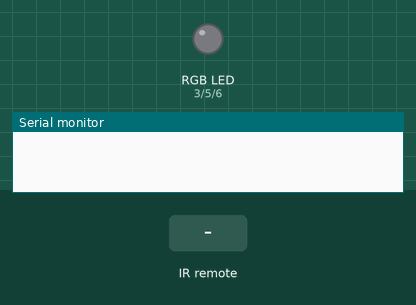
Bench run of a sketch on a simulated Arduino Uno, built with avr-gcc and run on an emulated ATmega328P. Shown: an RGB LED mixed from three pins (HIGH = lit), the last lines printed to the serial monitor. The inputs (shaded band) are chosen by the test bench. Dim RGB values are drawn brighter than linear.

Above: at 1.2 s.
1.3 s: infrared code 0x807F8877 received
At 1.83 s:
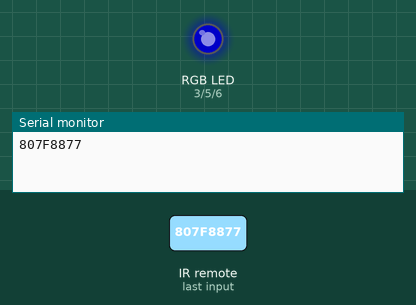
4.3 s: infrared code 0x807F40BF received
At 4.86 s:
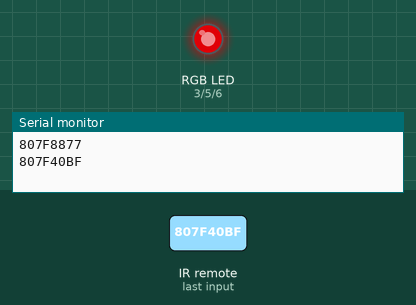
At 5.48 s:
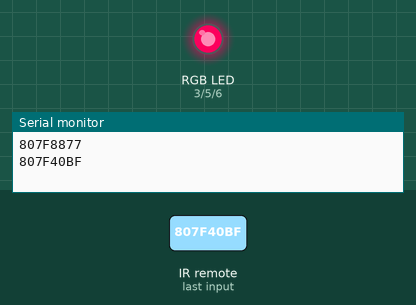
7.3 s: infrared code 0x807F08F7 received
Timing chart, 0 to 16.3 s (numbered marks = the images above; inputs shaded):
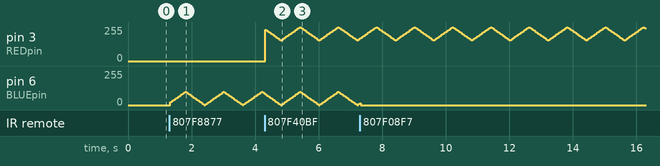

The sketch:

IR_recv_RGB_led.ino
```cpp
#include <IRremote.h>

long volPlus =  0x807F8877;
long volMinus = 0x807F08F7;
long mute =     0x807F40BF;
long input_up = 0x807F20DF;
long reset_dn = 0x807F10EF;
long treble_minus = 0x807FB04F;
long treble_plus  = 0x807F906F;
long bass_minus   = 0x807F708F;
long bass_plus    = 0x807F50AF;

int repeat   = 0xFFFFFFFF;

int REDpin = 3;
int GREENpin = 5;
int BLUEpin = 6;
int br = 0;
int incr  = 5;

boolean BLUEenabled = false;
boolean REDenabled =false;

int RECV_PIN = 2;
IRrecv irrecv(RECV_PIN);
decode_results results;


unsigned long previousMillis=0;

void setup(){
  pinMode(REDpin, OUTPUT);
  pinMode(GREENpin, OUTPUT);
  pinMode(BLUEpin, OUTPUT);
  Serial.begin(9600);
  irrecv.enableIRIn(); // Start the receiver
}

void loop() {
  if (irrecv.decode(&results)) {
    if (results.value == volPlus)
      BLUEenabled = true;
    if (results.value == volMinus)
      BLUEenabled = false;

  if (results.value == mute)
      REDenabled = !REDenabled;;

    Serial.println(results.value, HEX);
    irrecv.resume(); // Receive the next value
  }

  unsigned long currentMillis = millis();
  if (currentMillis - previousMillis >= 30){
    previousMillis = currentMillis;
    br = br + incr;
    if (br <= 0 || br >= 100){
      incr = -incr;
    }

    br = constrain(br, 0, 100);
    if (BLUEenabled)
      analogWrite(BLUEpin, br);
    else
      analogWrite(BLUEpin, 0);
    if (REDenabled) analogWrite(REDpin, br+155);
    else analogWrite(REDpin, 0);
    // analogWrite(GREENpin, br);
    //analogWrite(REDpin, br+155);
  }
}
```
